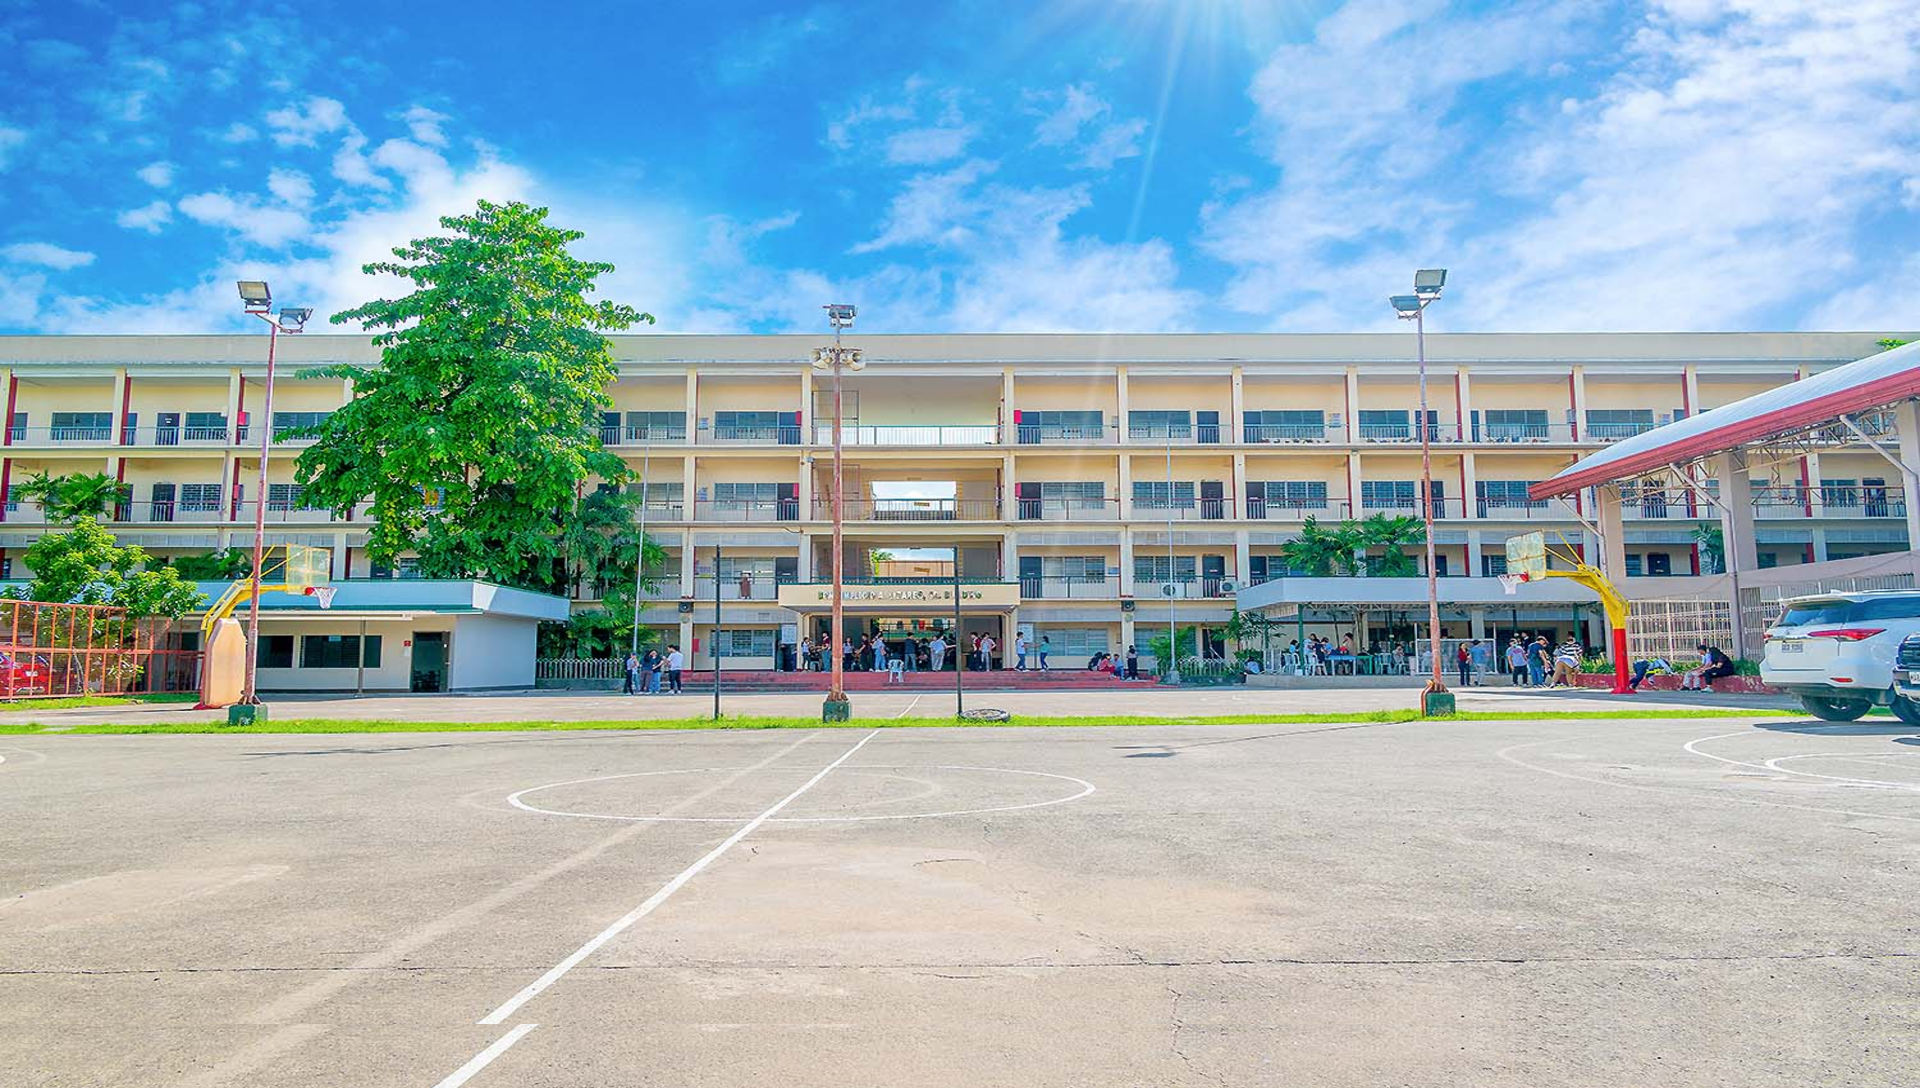

Rendered tile map (Tiled .tmx) drawn with the repository's tilesets; below, a short description and the map source with its tile grids summarised:
An orthogonal 60x34 tile map with 32x32 px tiles, 1 tile layer (Tile Layer 1) and 3 objects (3x platform).

<map version="1.10" tiledversion="1.11.2" orientation="orthogonal" renderorder="right-down" width="60" height="34" tilewidth="32" tileheight="32" infinite="0" nextlayerid="3" nextobjectid="6">
 <tileset firstgid="1" name="map6" tilewidth="32" tileheight="32" tilecount="1980" columns="60">
  <image source="map6.png" width="1920" height="1080" />
 </tileset>
 <layer id="1" name="Tile Layer 1" width="60" height="34">
  <data>[2040 cells, 2040 non-empty, 1980 distinct tile ids]</data>
 </layer>
 <objectgroup id="2" name="Object Layer 1">
  <object id="1" type="platform" x="0" y="0" width="32" height="1083.64" />
  <object id="2" type="platform" x="0.606061" y="934.177" width="1919.39" height="147.646" />
  <object id="4" type="platform" x="1792" y="0" width="128" height="1088" />
 </objectgroup>
</map>
